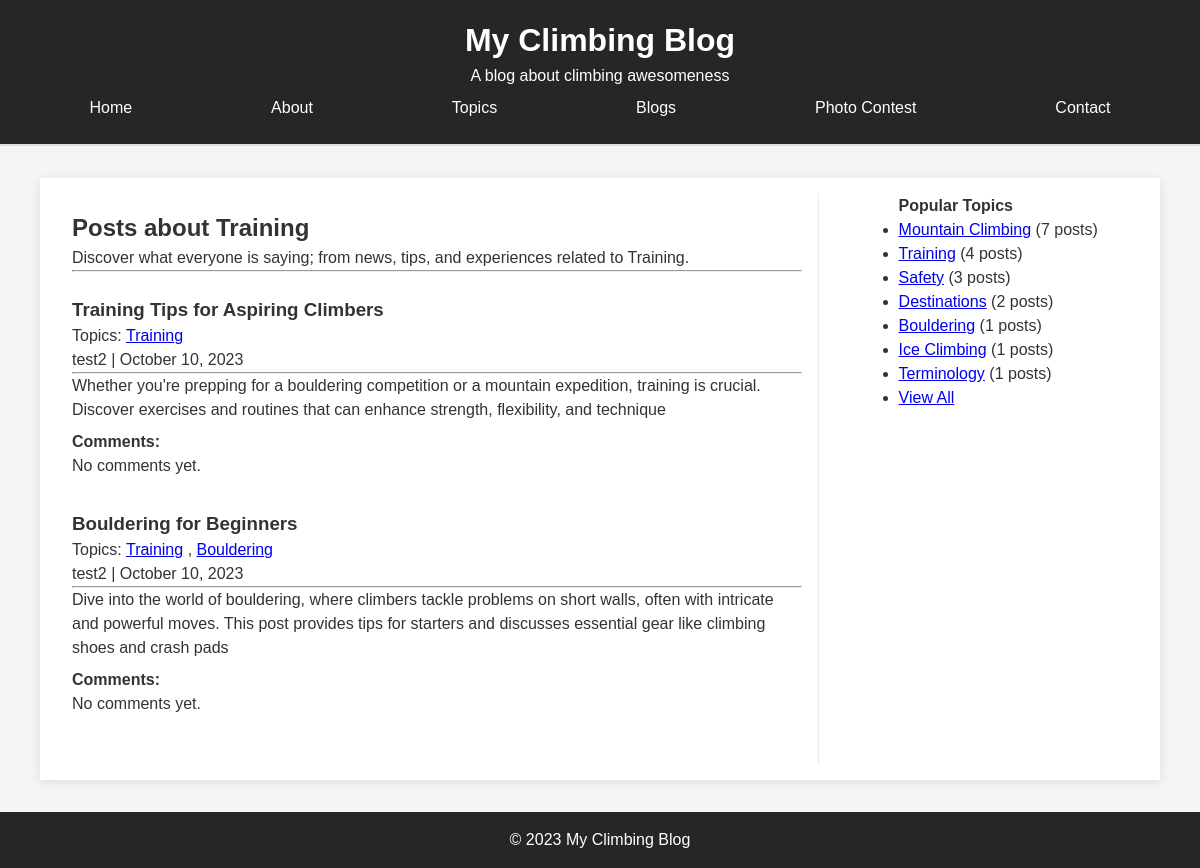
/topics/training/, run on the app's committed database.
### blog/models.py (models this page shows, shortened)
class Topic(models.Model):
    name = models.TextField(unique=True)
    slug = models.SlugField(unique=True)
    def get_absolute_url(self):
        return reverse('topic_detail', kwargs={'slug': self.slug})

class Post(models.Model):
    DRAFT = 'draft'
    PUBLISHED = 'published'
    STATUS_CHOICES = [
        (DRAFT, 'Draft'),
        (PUBLISHED, 'Published')
    ]
    title = models.TextField(null=False, blank=False)
    content = models.TextField()
    author = models.ForeignKey(User, on_delete=models.CASCADE)
    created = models.DateTimeField(auto_now_add=True)
    updated = models.DateTimeField(auto_now=True)
    status = models.TextField(choices=STATUS_CHOICES, default=DRAFT)
    published = models.DateTimeField(null=True, blank=True)
    slug = models.SlugField(unique=True)
    topics = models.ManyToManyField(Topic, blank=True)

### blog/views.py (the view)
# urls.py: path('topics/<slug:slug>/', topic_detail, name='topic_detail'),
def topic_detail(request, slug):
    topic = get_object_or_404(Topic, slug=slug)
    posts = Post.objects.filter(
        topics=topic,
        published__lte=timezone.now()
    ).order_by('-published')
    context = {
        'topic': topic,
        'posts': posts
    }
    return render(request, 'blog/topic_detail.html', context)

### blog/context_processors.py (called while the page is built)
def navigation(reqeust):
    return {
        'nav_list': [
            {'name': 'Home', 'url': '/'},
            {'name': 'About', 'url': '/about'},
            {'name': 'Topics', 'url': '/topics/'},
            {'name': 'Blogs', 'url': '/blogs'},
            {'name': 'Photo Contest', 'url': '/photo-contest'},
            {'name': 'Contact', 'url': '/contact'},
        ]
    }

def topic_list(request):
    top_topics = Topic.objects.annotate(
        post_count=Count('post')).order_by('-post_count')[:10]
    return {'topics': top_topics}

### blog/templates/blog/topic_detail.html (shortened to what this page needs)
{% extends "blog/base.html" %}  {% block content %}
<div class="landing-content">
  <h2>Posts about {{ topic.name }}</h2>
  <p>
    Discover what everyone is saying; from news, tips, and experiences related
    to {{ topic.name }}.
  </p>
  <hr />
  <br />
  {% for blog in posts %}
  <article class="post">
    <h3>{{ blog.title }}</h3>
    <p>
      Topics: {% for topic in blog.topics.all %}
      <a href="{{ topic.get_absolute_url }}">{{ topic.name }}</a>
      {% if not forloop.last %}, {% endif %} {% endfor %}
    </p>
    <p>{{ blog.author }} | {{ blog.published|date:"F d, Y" }}</p>
    <hr />
    <div>{{ blog.content }}</div>
    <div>
      <h4>Comments:</h4>
      {% for comment in blog.comments.all|slice:":3" %}
      <div class="comment">
        <p>{{ comment.name }} said on {{ comment.created|date:"F d, Y" }}:</p>
        <blockquote>{{ comment.text }}</blockquote>
      </div>
      {% empty %}
      <p>No comments yet.</p>
      {% endfor %}
    </div>
  </article>
  {% empty %}
  <p>No blog posts found for this topic.</p>
  {% endfor %}
</div>
{% endblock %}

### blog/templates/blog/base.html (shortened to what this page needs)
{% load static %}
<!DOCTYPE html>
<html lang="en">
  <head>
    <link rel="stylesheet" href="{% static 'blog/css/styles.css' %}" />
  </head>
  <body>
    <header>
      <div class="container">
        <h1>My Climbing Blog</h1>
        <p>A blog about climbing awesomeness</p>
        <nav>
          {% for item in nav_list %}
          <a href="{{ item.url }}">{{ item.name }}</a>
          {% endfor %}
        </nav>
      </div>
    </header>
    <div class="content-wrapper">
      <main>{% block content %} {% endblock %}</main>
      <section>
        <div class="sidebar">
          <h4>Popular Topics</h4>
          <ul>
            {% for topic in topics %}
            <li>
              <a href="{% url 'topic_detail' slug=topic.slug %}"
                >{{ topic.name }}</a
              >
              ({{ topic.post_count }} posts)
            </li>
            {% endfor %}
            <li><a href="{% url 'topics' %}">View All</a></li>
          </ul>
        </div>
      </section>
    </div>
    <footer>
      <div class="container">
        <p>&copy; 2023 My Climbing Blog</p>
      </div>
    </footer>
  </body>
</html>

### blog/static/blog/css/styles.css (style rules this page uses)
* { margin: 0; padding: 0; box-sizing: border-box; }
html, body { height: 100%; }
body { display: flex; flex-direction: column; font-family: "Arial", sans-serif; font-size: 1rem; line-height: 1.5; color: #333333; background-color: #f5f5f5; }
header { background-color: #262626; color: #ffffff; padding: 1rem 0; text-align: center; border-bottom: 0.125rem solid #dddddd; }
nav { display: flex; justify-content: space-around; max-width: 75rem; margin: 0 auto; }
nav a { color: #ffffff; text-decoration: none; padding: 0.5rem 1rem; transition: background-color 0.3s; border-radius: 0.938rem; }
.container { max-width: 75rem; margin: 0 auto; padding: 0 1.25rem; }
.content-wrapper { flex: 1; display: flex; justify-content: space-between; margin: 2rem auto; padding: 1rem; background-color: #ffffff; box-shadow: 0 0.125rem 0.625rem #0000001a; width: 70rem; max-width: 75rem; }
.post { margin-bottom: 2rem; }
.post h4 { margin-top: 0.5rem; }
section { width: 30%; padding: 0 0 0 5rem; border-left: 0.063rem solid #eaeaea; }
main { width: 70%; padding: 1rem; }
footer { flex-shrink: 0; background-color: #262626; color: #ffffff; text-align: center; padding: 1rem 0; position: relative; width: 100%; }

### data on the page
Topic: name "Training", post_count "4"
Post: title "Training Tips for Aspiring Climbers", author "test2", published "October 10, 2023", content "Whether you're prepping for a bouldering competition or a mountain expedition, training is crucial. Discover exercises and routines that can enhance strength, flexibility, and technique"
Post: title "Bouldering for Beginners", author "test2", published "October 10, 2023", content "Dive into the world of bouldering, where climbers tackle problems on short walls, often with intricate and powerful moves. This post provides tips for starters and discusses essential gear like climbing shoes and crash pads"
Topic: name "Bouldering", post_count "1"
Topic: name "Mountain Climbing", post_count "7"
Topic: name "Safety", post_count "3"
Topic: name "Destinations", post_count "2"
Topic: name "Ice Climbing", post_count "1"
Topic: name "Terminology", post_count "1"

### other printed values
{{ item.name }} "Home" "About" "Topics" "Blogs" "Photo Contest" "Contact"
